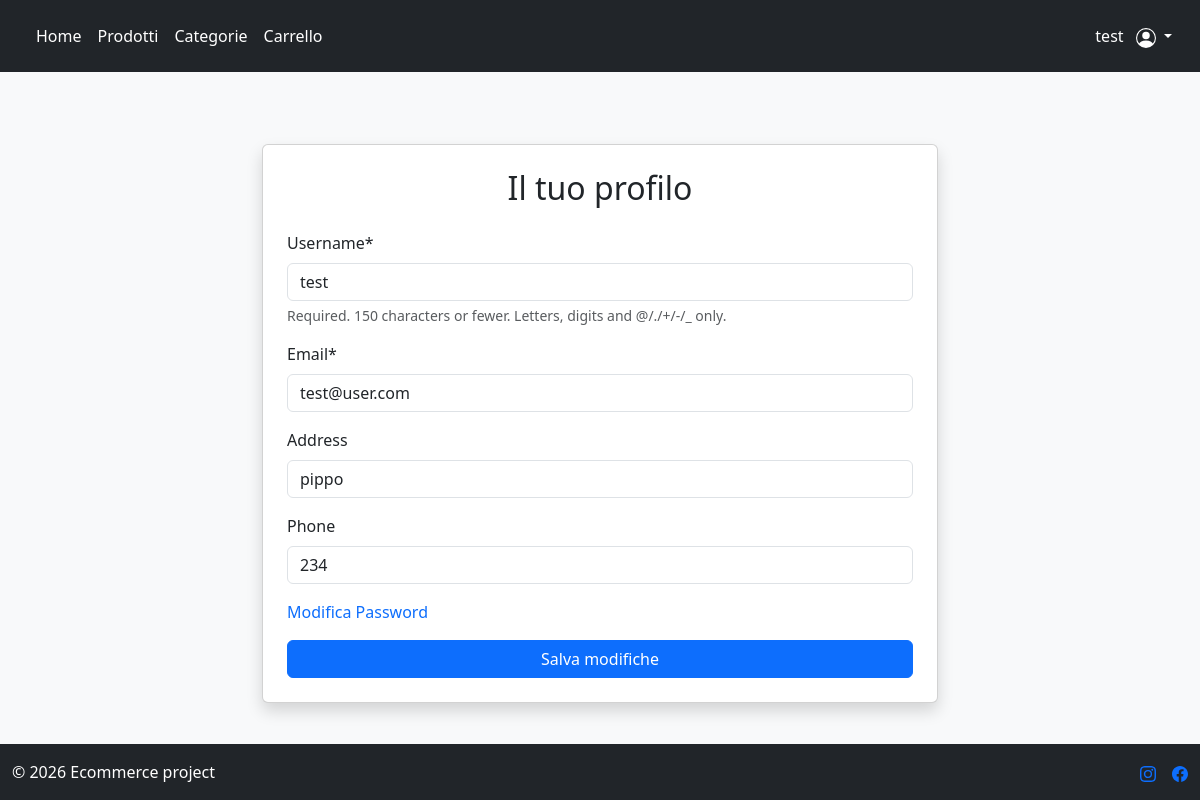
Screenshot of /account/profile/ (signed in) with the database file from the repository.
### users/models.py (models this page shows)
class CustomUser(AbstractUser):
    email = models.EmailField(blank=False, null=False) #ridefinisco il campo email di abstractuser per renderlo obbligatorio
    address = models.CharField(max_length=255, blank=True)
    phone = models.CharField(max_length=20, blank=True)
    def is_manager(self):
            return self.groups.filter(name="Manager").exists()

### users/views.py (the view)
# urls.py: path("profile/", ProfileUpdateView.as_view(), name="edit_profile"),
class ProfileUpdateView(LoginRequiredMixin, UpdateView):
    model = CustomUser
    form_class = CustomUserChangeForm
    success_url = reverse_lazy("home")
    template_name = "edit_profile.html"
    def get_object(self):
        return self.request.user

### users/forms.py
class CustomUserChangeForm(UserChangeForm):
    password = None
    class Meta:
        model = CustomUser
        fields = (
            "username",
            "email",
            "address",
            "phone",
            )

### templates/edit_profile.html (shortened to what this page needs)
{% extends "base.html" %}
{% load crispy_forms_tags %}
{% block content %}
<div class="container mt-5" style="max-width: 700px;">
    <div class="card shadow p-4">
        <h2 class="mb-4 text-center">Il tuo profilo</h2>
        <form method="post">
            {{ form|crispy }}
            <a class="text-decoration-none" href="{% url 'password_change' %}">Modifica Password</a>
            <button class="btn btn-primary w-100 mt-3">
                Salva modifiche
            </button>
        </form>
    </div>
</div>
{% endblock %}

### templates/base.html (shortened to what this page needs)
<!DOCTYPE html>
<html lang="it">
<head>
    <link href="https://cdn.jsdelivr.net/npm/bootstrap@5.3.8/dist/css/bootstrap.min.css" rel="stylesheet">
</head>
<body class="d-flex flex-column min-vh-100">
    <header class="p-3 text-bg-dark">
        <div class="container-fluid">
            <div class="d-flex flex-wrap align-items-center justify-content-center justify-content-lg-start">
                <ul class="nav col-12 col-lg-auto me-lg-auto mb-2 justify-content-center mb-md-0">
                    <li><a href="{% url "home" %}" class="nav-link px-2 text-white">Home</a></li>
                    <li><a href="{% url "product_list" %}" class="nav-link px-2 text-white">Prodotti</a></li>
                    <li><a href="{% url "tag_list" %}" class="nav-link px-2 text-white">Categorie</a></li>
                    <li><a href="{% url "cart_view" %}" class="nav-link px-2 text-white">Carrello</a></li>
                </ul>
                <div class="text-end">
                    {% if request.user.is_authenticated %}
                        <div class="dropdown text-end">
                            <a href="#" style="color: #FFF;" class="d-block text-decoration-none dropdown-toggle" data-bs-toggle="dropdown" aria-expanded="false">
                                {{ request.user.username }}
                            </a>
                        </div>
                    {% endif %}
                </div>
            </div>
        </div>
    </header>
    <main class="flex-grow-1 p-4 bg-body-tertiary">
    {% block content %}
    {% endblock content %}
    </main>
    <div class="container-fluid text-bg-dark">
        <footer class="d-flex flex-wrap justify-content-between align-items-center py-3">
            <div class="col-md-4 d-flex align-items-center">
                <span class="mb-3 mb-md-0 text-body-primary">© 2026 Ecommerce project</span>
            </div>
            <ul class="nav col-md-4 justify-content-end list-unstyled d-flex">
                <li class="ms-3">
                    <a class="text-body-primary" href="#" aria-label="Instagram">
                    </a>
                </li>
                <li class="ms-3">
                    <a class="text-body-primary" href="#" aria-label="Facebook">
                    </a>
                </li>
            </ul>
        </footer>
    </div>
</body>
</html>

### rows the page displays
CustomUser: user.username "test", username "test", email "test@user.com", address "pippo", phone "234"
